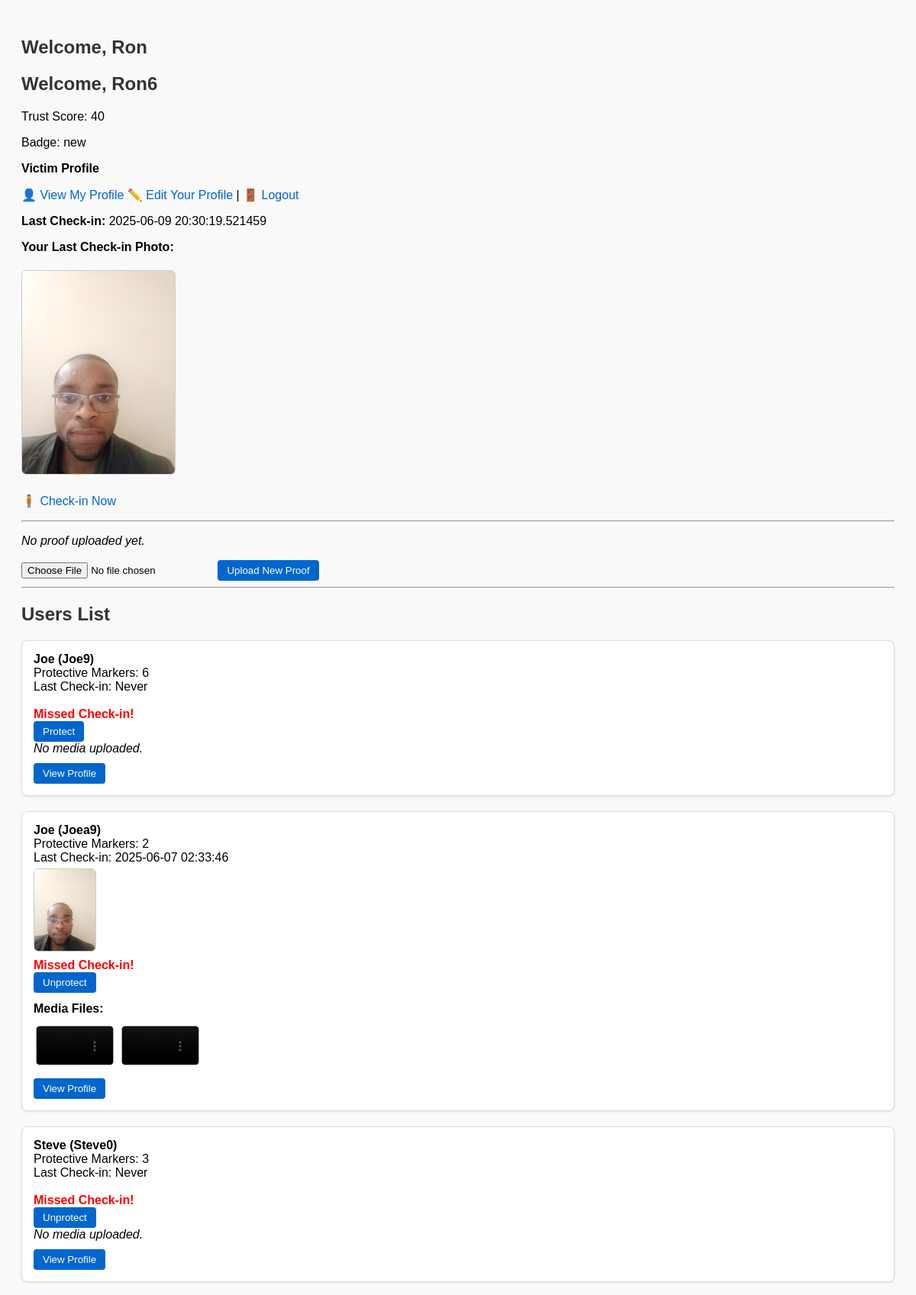
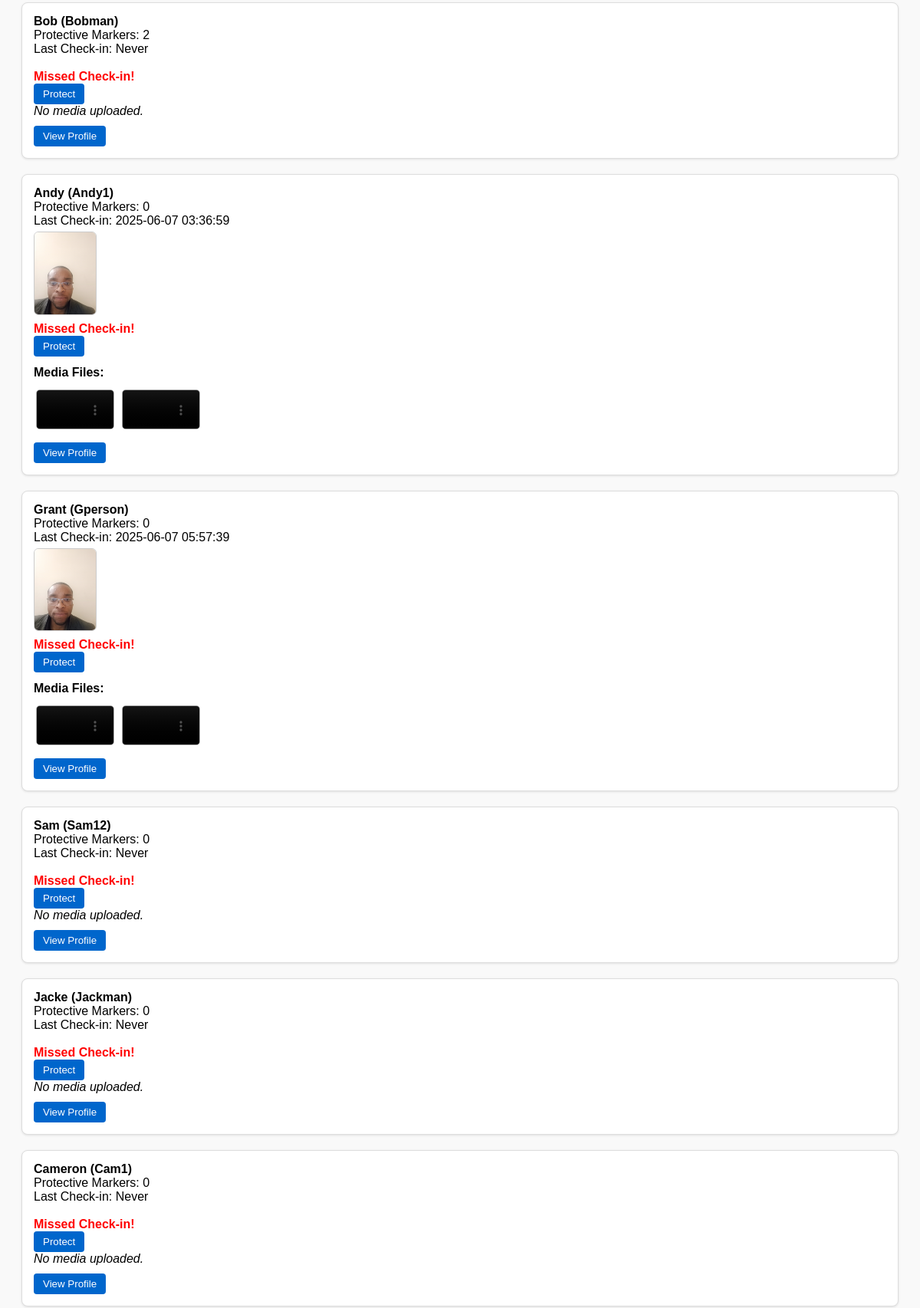
The page /dashboard (signed in, upper part) on the database its author committed (2 pictures, top to bottom).
### models.py (models this page shows, shortened)
class User(UserMixin,db.Model):
    __tablename__ = 'users'
    id = db.Column(db.Integer, primary_key=True)
    name = db.Column(db.String(150), nullable=False)
    username = db.Column(db.String(150), unique=True, nullable=False)
    email = db.Column(db.String(150), unique=True, nullable=True)
    password = db.Column(db.String(255), nullable=False)  # hashed
    last_checkin = db.Column(db.DateTime, nullable=True)
    checkin_count = db.Column(db.Integer, default=0)
    proof_upload_count = db.Column(db.Integer, default=0)
    community_votes_count = db.Column(db.Integer, default=0)
    score = db.Column(db.Integer, default=0)
    trust_points = db.Column(db.Integer, default=0)
    trust_score = db.Column(db.Float, default=0.0)  # calculated trust score
    _bio = db.Column(db.LargeBinary, nullable=True)
    @property
    def bio(self):
        if self._bio:
            return decrypt(self._bio)
        return None
    profile_pic = db.Column(db.String(255), nullable=True)
    badge = db.Column(db.String(50), default='New/Unverified')
    trusted = db.Column(db.Boolean, default=False)
    trust_level = db.Column(db.String(50), default='New/Unverified')
    negative_action_count = db.Column(db.Integer, default=0)
    warnings_count = db.Column(db.Integer, default=0)
    negative_marks = db.Column(db.Integer, default=0)
    proof_file = db.Column(db.String(200), nullable=True)
    last_checkin_photo = db.Column(db.String(255), nullable=True)
    user_type = db.Column(db.String(50), default=UserTypeEnum.VICTIM.value, nullable=False)
    is_verified_supporter = db.Column(db.Boolean, default=False)
    _supporter_id_proof = db.Column(db.LargeBinary, nullable=True)
    @property
    def supporter_id_proof(self):
     if self._supporter_id_proof:
        return decrypt(self._supporter_id_proof)
     return None
    verification_status = db.Column(db.String(50), default=VerificationStatusEnum.UNVERIFIED.value)
    verified = db.Column(db.Boolean, default=False)
    media_files = db.relationship('Media', backref='user', lazy=True, cascade='all, delete-orphan')
    checkins = db.relationship('CheckIn', back_populates='user', cascade='all, delete-orphan')
    proofs = db.relationship('ProofUpload', back_populates='user', cascade='all, delete-orphan')
    votes_cast = db.relationship('Vote', foreign_keys='Vote.voter_id', back_populates='voter', cascade='all, delete-orphan')
    votes_received = db.relationship('Vote', foreign_keys='Vote.target_user_id', back_populates='target_user', cascade='all, delete-orphan')
    protected = db.relationship('Protection', foreign_keys='Protection.protector_id', backref='protector', lazy='dynamic', cascade='all, delete-orphan')
    protected_by = db.relationship('Protection', foreign_keys='Protection.protected_id', backref='protected_user', lazy='dynamic', cascade='all, delete-orphan')

class Media(db.Model):
    __tablename__ = 'media'
    id = db.Column(db.Integer, primary_key=True)
    user_id = db.Column(db.Integer, db.ForeignKey('users.id'), nullable=False)
    filename = db.Column(db.String(256), nullable=False)
    original_filename = db.Column(db.String(255), nullable=True)
    media_type = db.Column(db.String(50), nullable=True)
    upload_date = db.Column(db.DateTime, default=datetime.utcnow)

### app.py (the view)
@app.route('/dashboard')
@login_required
def dashboard():
    user = current_user  # use flask-login's current_user
    if not user:
        flash("User not found. Please log in again.", "warning")
        return redirect(url_for('login'))
    if user.user_type == UserTypeEnum.SUPPORTER.value and user.verification_status != VerificationStatusEnum.VERIFIED.value:
        return render_template('verification_pending.html'), 403
    profiles = User.query.filter(User.id != user.id).all()
    protections = {p.protected_id for p in Protection.query.filter_by(protector_id=user.id).all()}
    now = datetime.utcnow()
    missed_threshold = now - timedelta(hours=24)
    profiles_info = []
    for p in profiles:
        protects = p.id in protections
        last_checkin = p.last_checkin
        missed_checkin = (last_checkin is None) or (last_checkin < missed_threshold)
        total_protectors = Protection.query.filter_by(protected_id=p.id).count()
        user_media = Media.query.filter_by(user_id=p.id).all()
        profiles_info.append({
            'user': p,
            'protects': protects,
            'last_checkin': last_checkin,
            'last_checkin_photo': p.last_checkin_photo,
            'missed_checkin': missed_checkin,
            'total_protectors': total_protectors,
            'media_files': user_media
        })
    return render_template(
        'dashboard.html',
        user=user,               # make sure template gets `user`
        profiles_info=profiles_info
    )

### app.py (called while the page is built)
@login_manager.user_loader
def load_user(user_id):
    return User.query.get(int(user_id))

@app.context_processor
def inject_user():
    return dict(user=current_user)

### templates/dashboard.html (shortened to what this page needs)
<!DOCTYPE html>
<html lang="en">
<head>
</head>
<body>
    <h2>Welcome, {{ user.name }}</h2>
    <h2>Welcome, {{ user.username }}</h2>
    <p>Trust Score: {{ user.score }}</p>
    <p>Badge: {{ user.badge }}</p>
    {% if user.user_type == 'supporter' %}
      <p><strong>Supporter Profile</strong></p>
      {% if user.verification_status != 'verified' %}
        <div class="alert-warning">
          Your supporter ID is not yet verified. Some features may be restricted.
        </div>
      {% else %}
        <div class="alert-success">
          You are a verified supporter.
        </div>
      {% endif %}
    {% elif user.user_type == 'victim' %}
      <p><strong>Victim Profile</strong></p>
    {% endif %}
    <p>
      <a href="{{ url_for('profile', user_id=user.id) }}">👤 View My Profile</a>
      <a href="{{ url_for('edit_profile') }}">✏️ Edit Your Profile</a> |
      <a href="{{ url_for('logout') }}">🚪 Logout</a>
    </p>
    <p><strong>Last Check-in:</strong> {{ user.last_checkin or "No check-in yet" }}</p>
    {% if user.last_checkin_photo %}
        <p><strong>Your Last Check-in Photo:</strong></p>
        <img src="{{ url_for('static', filename='checkins/' + user.last_checkin_photo) }}" alt="Last Check-in Photo" />
    {% endif %}
    <p><a href="{{ url_for('checkin') }}">🧍 Check-in Now</a></p>
    <hr>
    {% if user.media_filename %}
        <p><strong>Your Uploaded Proof:</strong></p>
        {% set ext = user.media_filename.lower().rsplit('.', 1)[-1] %}
        {% if ext in ['jpg', 'jpeg', 'png', 'gif'] %}
          <img src="{{ url_for('static', filename='uploads/' + user.media_filename) }}" alt="Uploaded Proof" />
        {% elif ext in ['mp4', 'webm', 'ogg'] %}
          <video controls>
            <source src="{{ url_for('static', filename='uploads/' + user.media_filename) }}" type="video/{{ ext }}">
            Your browser does not support the video tag.
          </video>
        {% else %}
          <a href="{{ url_for('static', filename='uploads/' + user.media_filename) }}" target="_blank">{{ user.media_filename }}</a>
        {% endif %}
    {% else %}
        <p><em>No proof uploaded yet.</em></p>
    {% endif %}
    <form method="POST" action="{{ url_for('edit_profile') }}" enctype="multipart/form-data" style="margin-top: 15px;">
        <input type="file" name="file" required>
        <button type="submit">Upload New Proof</button>
    </form>
    <hr>
    <h2>Users List</h2>
    <ul>
      {% for info in profiles_info %}
        <li class="user-block">
          <strong>{{ info.user.name }} ({{ info.user.username }})</strong><br/>
          Protective Markers: {{ info.total_protectors }}<br/>
          Last Check-in:
          {% if info.last_checkin %}
            {{ info.last_checkin.strftime("%Y-%m-%d %H:%M:%S") }}
          {% else %}
            Never
          {% endif %}
          <br/>
          {% if info.last_checkin_photo %}
            <img src="{{ url_for('static', filename='checkins/' + info.last_checkin_photo) }}"
                 alt="Last Check-in Photo" width="80" />
          {% endif %}
          <br/>
          {% if info.missed_checkin %}
            <span style="color:red; font-weight:bold;">Missed Check-in!</span><br/>
          {% endif %}
          {% if info.protects %}
          <form method="POST" action="{{ url_for('unprotect', protected_id=info.user.id) }}">
          <button type="submit">Unprotect</button>
          </form>
           {% else %}
           <form method="POST" action="{{ url_for('protect', protected_id=info.user.id) }}">
           <button type="submit">Protect</button>
           </form>
           {% endif %}
           {% if info.media_files %}
            <div class="media-label">Media Files:</div>
            <div class="media-gallery">
              {% for media in info.media_files %}
                {% set ext = media.filename.lower().rsplit('.', 1)[-1] %}
                {% if ext in ['jpg', 'jpeg', 'png', 'gif'] %}
                  <img src="{{ url_for('static', filename='uploads/' + media.filename) }}" alt="Media File">
                {% elif ext in ['mp4', 'webm', 'ogg'] %}
                  <video controls>
                    <source src="{{ url_for('static', filename='uploads/' + media.filename) }}" type="video/{{ ext }}">
                  </video>
                {% else %}
                  <a href="{{ url_for('static', filename='uploads/' + media.filename) }}" target="_blank">{{ media.filename }}</a>
                {% endif %}
              {% endfor %}
            </div>
          {% else %}
            <em>No media uploaded.</em>
          {% endif %}
          <form action="{{ url_for('profile', user_id=info.user.id) }}" method="GET" style="margin-top: 10px;">
            <button type="submit">View Profile</button>
          </form>
        </li>
      {% endfor %}
    </ul>
</body>
</html>

### templates/dashboard.html (style rules this page uses)
body { font-family: Arial, sans-serif; padding: 20px; background: #f9f9f9; }
h2, h3 { color: #333; }
a { text-decoration: none; color: #0066cc; }
img, video { max-width: 200px; border: 1px solid #ccc; margin: 5px 0; border-radius: 6px; }
.user-block { background: white; border: 1px solid #ddd; padding: 15px; margin-bottom: 20px; border-radius: 8px; box-shadow: 0 1px 3px rgba(0,0,0,0.1); }
.media-gallery { margin-top: 10px; }
.media-gallery img, .media-gallery video { max-width: 100px; margin: 3px; border-radius: 5px; border: 1px solid #aaa; }
.media-label { font-weight: bold; margin-top: 12px; }
button { cursor: pointer; padding: 6px 12px; border-radius: 4px; border: none; background-color: #0066cc; color: white; }
ul { padding-left: 0; list-style: none; }
ul li { margin-bottom: 15px; }

### rows shown on the page
User: name "Ron", username "Ron6", score "40", badge "new", last_checkin "2025-06-09 20:30:19.521459", last_checkin_photo (picture)
User: user.name "Joe", user.username "Joe9"
User: user.name "Joe", user.username "Joea9", total_protectors "2", last_checkin "2025-06-07 02:33:46", last_checkin_photo (picture)
User: user.name "Steve", user.username "Steve0"
User: user.name "Bob", user.username "Bobman"
User: user.name "Andy", user.username "Andy1", total_protectors "0", last_checkin "2025-06-07 03:36:59", last_checkin_photo (picture)
User: user.name "Grant", user.username "Gperson", total_protectors "0", last_checkin "2025-06-07 05:57:39", last_checkin_photo (picture)
User: user.name "Sam", user.username "Sam12"
User: user.name "Jacke", user.username "Jackman"
User: user.name "Cameron", user.username "Cam1"

### other values the page prints
{{ info.total_protectors }} "6" "3" "2" "0" "0" "0"
